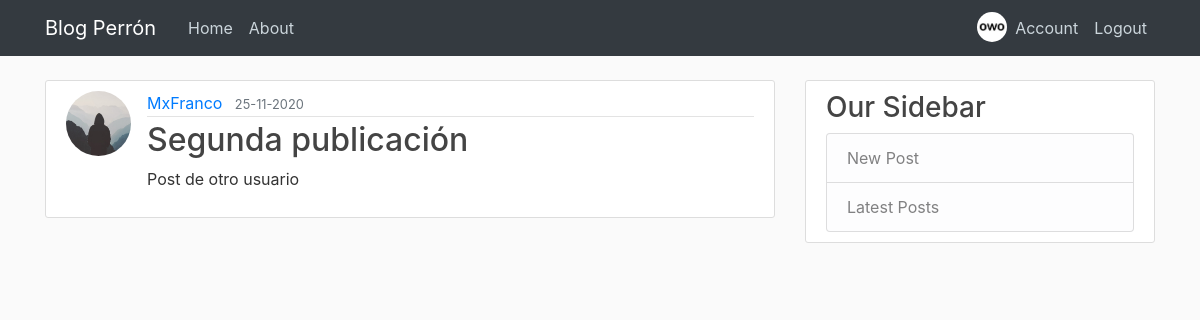
The app's page /post/2 (signed in) with its own data.
### flaskblog/models.py (models this page shows, shortened)
class User(db.Model, UserMixin):
	id = db.Column(db.Integer, primary_key=True)
	username = db.Column(db.String(20), unique=True, nullable=False)
	email = db.Column(db.String(120), unique=True, nullable=False)
	image_file = db.Column(db.String(20), nullable=False, default='default.jpg')
	password = db.Column(db.String(60), nullable=False)
	posts = db.relationship('Post', backref='author', lazy=True)

class Post(db.Model):
	id = db.Column(db.Integer, primary_key=True)
	title = db.Column(db.String(100), nullable=False)
	date_posted = db.Column(db.DateTime, nullable=False, default=datetime.now)
	content = db.Column(db.Text, nullable=False)
	user_id = db.Column(db.Integer, db.ForeignKey('user.id'), nullable=False)

### flaskblog/posts/routes.py (the view)
@posts.route("/post/<int:post_id>")
def post(post_id):
	post = Post.query.get_or_404(post_id)
	return render_template('post.html', title=post.title, post=post)

### flaskblog/models.py (called while the page is built)
@login_manager.user_loader
def load_user(user_id):
	return User.query.get(int(user_id))

### flaskblog/templates/post.html (shortened to what this page needs)
{% extends "layout.html" %}
{% block content %}
    <article class="media content-section">
        <img class="rounded-circle article-img" src="{{ url_for('static', filename='profile_pics/' + post.author.image_file) }}">
        <div class="media-body">
        <div class="article-metadata">
            <a class="mr-2" href="{{ url_for('users.user_posts', username=post.author.username) }}">{{ post.author.username }}</a>
            <small class="text-muted">{{ post.date_posted.strftime('%d-%m-%Y') }}</small>
        </div>
        <h2 class="article-title">{{ post.title }}</h2>
        <p class="article-content">{{ post.content }}</p>
        </div>
    </article>
{% endblock content %}

### flaskblog/templates/layout.html (shortened to what this page needs)
<!DOCTYPE html>
<html>
<head>
     <link rel="stylesheet" href="https://cdn.jsdelivr.net/npm/bootstrap@4.5.3/dist/css/bootstrap.min.css">
    <link rel="stylesheet" type="text/css" href="{{ url_for('static', filename='main.css') }}">
</head>
<body>
    <header class="site-header">
        <nav class="navbar navbar-expand-md navbar-dark bg-dark fixed-top">
          <div class="container">
            <a class="navbar-brand mr-4" href="/">Blog Perrón</a>
            <div class="collapse navbar-collapse" id="navbarToggle">
              <div class="navbar-nav mr-auto">
                <a class="nav-item nav-link" href="{{ url_for('main.home') }}">Home</a>
                <a class="nav-item nav-link" href="{{ url_for('main.about') }}">About</a>
              </div>
              <div class="navbar-nav">
                {% if current_user.is_authenticated %}
                  <img class="na-item rounded-circle mt-1" width="30" height="30" src="{{ url_for('static', filename='profile_pics/' + current_user.image_file) }}">
                  <a class="nav-item nav-link" href="{{ url_for('users.account') }}">Account</a>
                  <a class="nav-item nav-link" href="{{ url_for('users.logout') }}">Logout</a>
                {% else %}
                  <a class="nav-item nav-link" href="{{ url_for('users.login') }}">Login</a>
                  <a class="nav-item nav-link" href="{{ url_for('users.register') }}">Register</a>
                {% endif %}
              </div>
            </div>
          </div>
        </nav>
      </header>
<main role="main" class="container">
    <div class="row">
      <div class="col-md-8">
        {% block content %}{% endblock %}
      </div>
      <div class="col-md-4">
        <div class="content-section">
          <h3>Our Sidebar</h3>
            <ul class="list-group">
              {% if current_user.is_authenticated %}
                <a class="list-group-item list-group-item-light" href="{{ url_for('posts.new_post') }}">New Post</a>
                <a href="{{ url_for('main.home')}}" class="list-group-item list-group-item-light">Latest Posts</a>
              {% else %}
                <a href="{{ url_for('main.home')}}" class="list-group-item list-group-item-light">Latest Posts</a>
              {% endif %}
            </ul>
        </div>
      </div>
    </div>
  </main>
</body>
</html>

### flaskblog/static/main.css (style rules this page uses)
body { background: #fafafa; color: #333333; margin-top: 5rem; }
h1, h2, h3, h4, h5, h6 { color: #444444; }
.site-header .navbar-nav .nav-link { color: #cbd5db; }
.content-section { background: #ffffff; padding: 10px 20px; border: 1px solid #dddddd; border-radius: 3px; margin-bottom: 20px; }
.article-title { color: #444444; }
.article-content { white-space: pre-line; }
.article-img { height: 65px; width: 65px; margin-right: 16px; }
.article-metadata { padding-bottom: 1px; margin-bottom: 4px; border-bottom: 1px solid #e3e3e3 }

### records on screen
User: image_file (picture)
User: image_file (placeholder picture), author.username "MxFranco"
Post: date_posted "25-11-2020", title "Segunda publicación", content "Post de otro usuario"
